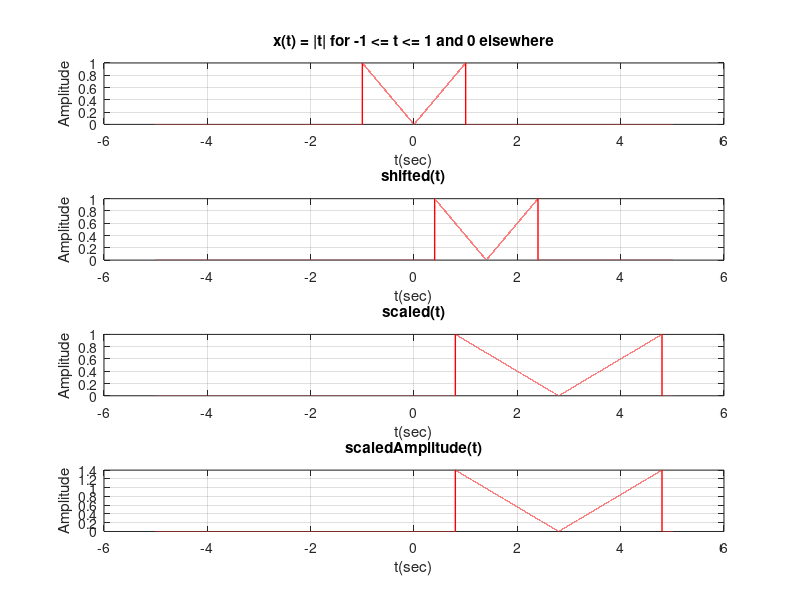
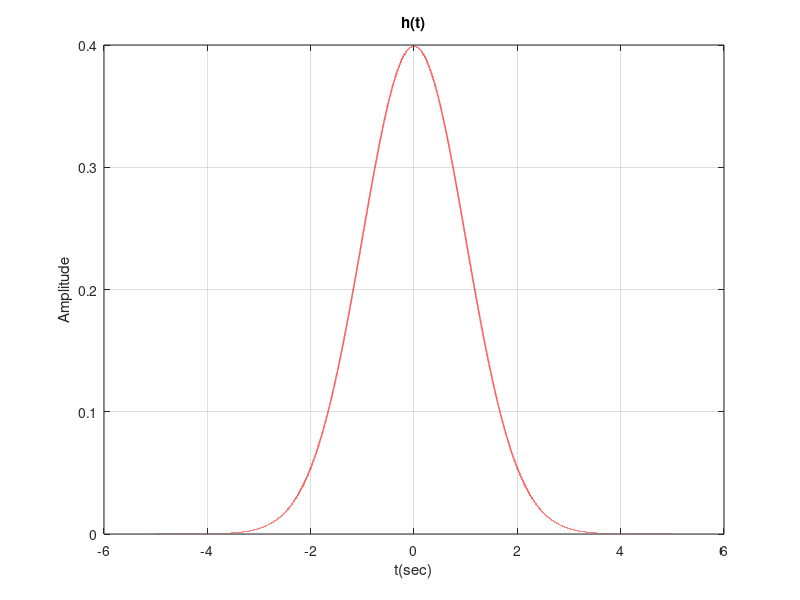
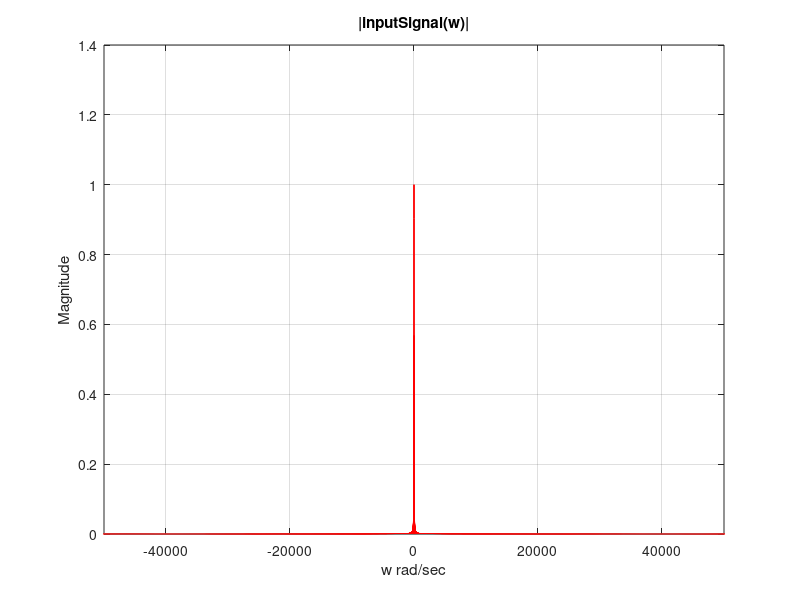
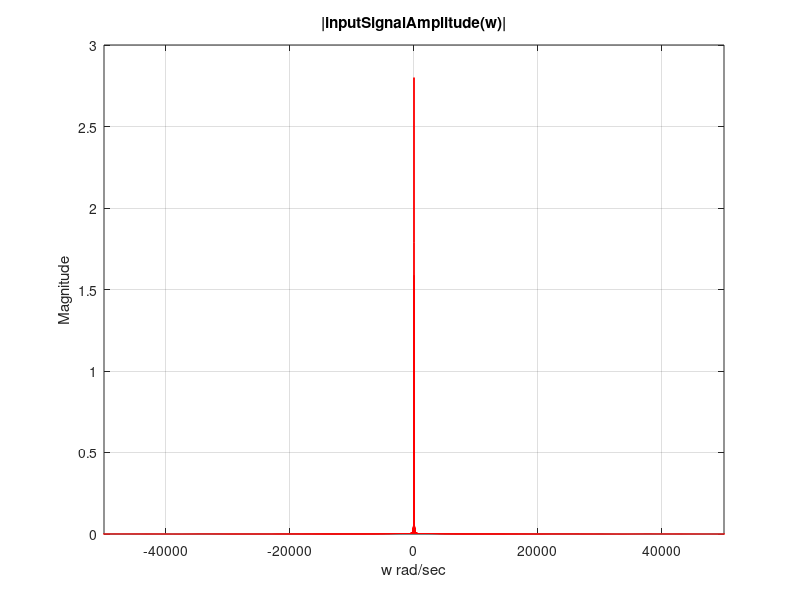

Reproduce these figures in MATLAB, in order.
clc; clear; close all;

SectionNumber = 7; % section number
GroupNumber = 2; % Group number

%% 1. Plot the original signal x(t) for -5 < t < 5 
% Define time range 
SamplingFreq = 16000; 
SamplingPeriod = 1/SamplingFreq; 
time = -5:SamplingPeriod:5; 

% Define x(t) as |t| for -1 <= t <= 1, and 0 elsewhere
signal = zeros(size(time));
signal(time >= -1 & time <= 1) = abs(time(time >= -1 & time <= 1));

figure;
subplot(4,1,1);
plot(time, signal, 'r', 'LineWidth', 1);
xlabel('t(sec)');
ylabel('Amplitude');
title('x(t) = |t| for -1 <= t <= 1 and 0 elsewhere');
grid on;

%% 2. Plot the Time-Shifted signal shifted(t)
% shifted = x(t - 0.2 * s)
shift = -0.2 * SectionNumber;
shifted = zeros(size(time));
shifted_time = time + shift;
shifted(shifted_time >= -1 & shifted_time <= 1) = abs(shifted_time(shifted_time >= -1 & shifted_time <= 1));

subplot(4,1,2);
plot(time, shifted, 'r', 'LineWidth', 1);
xlabel('t(sec)');
ylabel('Amplitude');
title('shifted(t)');
grid on;

%% 3. Plot the Time-Scaled signal scaled(t)
alpha = 1/GroupNumber;
scaled = zeros(size(time));
scaled_time = time * alpha + shift;
scaled(scaled_time >= -1 & scaled_time <= 1) = abs(scaled_time(scaled_time >= -1 & scaled_time <= 1));

subplot(4,1,3);
plot(time, scaled, 'r', 'LineWidth', 1);
xlabel('t(sec)');
ylabel('Amplitude');
title('scaled(t)');
grid on;

%% 4. Plot the Amplitude-Scaled signal scaledAmplitude(t)
Amplitude = 0.1 * GroupNumber * SectionNumber;
scaledAmplitude = Amplitude * scaled;

subplot(4,1,4);
plot(time, scaledAmplitude, 'r', 'LineWidth', 1);
xlabel('t(sec)');
ylabel('Amplitude');
title('scaledAmplitude(t)');
grid on;

%% 5. Plot the filter system h(t)
filterSystem = (1/sqrt(2*pi)) * exp(-time.^2 / 2);
figure;
plot(time, filterSystem, 'r', 'LineWidth', 1);
xlabel('t(sec)');
ylabel('Amplitude');
title('h(t)');
grid on;

%% 6. Compute and plot the magnitude spectrum of the input signal: |inputSignal(w)|
frequency = linspace(-SamplingFreq/2, SamplingFreq/2, length(signal)); 
angularVelocity = 2 * pi * frequency; 
numberOfPeriods = SamplingFreq;
inputSignal = fft(signal) / numberOfPeriods; 
figure;
plot(angularVelocity, abs(fftshift(inputSignal)), 'r', 'LineWidth', 1);
xlabel('w rad/sec');
ylabel('Magnitude');
title('|inputSignal(w)|');
xlim([-50000 50000]);
grid on;

%% 7. Compute and plot the magnitude spectrum of the input signal: |inputSignalAmplitude(w)|
inputSignalAmplitude = fft(scaledAmplitude) / numberOfPeriods; 
figure;
plot(angularVelocity, abs(fftshift(inputSignalAmplitude)), 'r', 'LineWidth', 1);
xlabel('w rad/sec');
ylabel('Magnitude');
title('|inputSignalAmplitude(w)|');
xlim([-50000 50000]);
grid on;

%% 8. Compute and plot the magnitude spectrum of the filtering system: |filterSystem(w)|
filterSystemFrequency = fft(filterSystem) / numberOfPeriods; 
figure;
plot(angularVelocity, fftshift(abs(filterSystemFrequency)), 'r', 'LineWidth', 1);
xlabel('w rad/sec');
ylabel('Magnitude');
title('|filterSystem(w)|');
xlim([-50000 50000]);
grid on;

%% 9. Compute and plot the magnitude spectrum of the output signal |outputSignal(w)|
outputSignal = inputSignal .* filterSystemFrequency; 
figure;
plot(angularVelocity, abs(fftshift(outputSignal)), 'r', 'LineWidth', 1);
xlabel('w rad/sec');
ylabel('Magnitude');
title('|outputSignal(w)|');
xlim([-50000 50000]);
grid on;

%% 10. Compute and plot the time-domain output signal outputTime(t)
outputTime = (ifft(outputSignal)) * numberOfPeriods;
figure;
plot(time, real(outputTime), 'r', 'LineWidth', 1);
xlabel('t(sec)');
ylabel('Amplitude');
title('outputTime(t)');
grid on;

%% 11. Plot scaledAmplitude(t) and outputTime(t) on the same graph
figure;
plot(time, real(outputTime), 'b', 'LineWidth', 1);
hold on;
plot(time, scaledAmplitude, 'r', 'LineWidth', 1);
xlabel('t(sec)');
ylabel('Amplitude');
title('scaledAmplitude(t) & outputTime(t)');
legend('outputTime(t)', 'scaledAmplitude(t)');
grid on;
